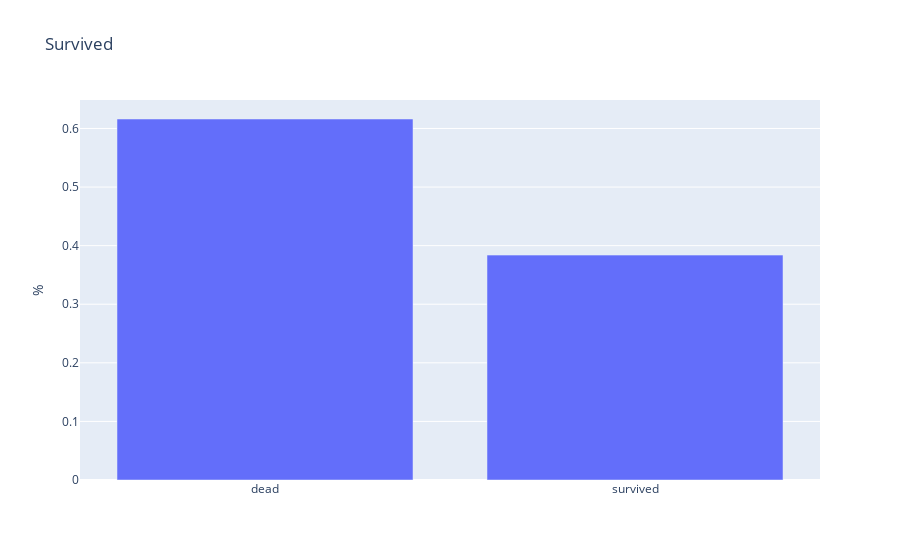

Here is the notebook cell this chart was saved with:
### Code cell
fig = go.Figure()
fig.add_trace(go.Bar(x=["dead","survived"], y=target_count.values/np.sum(target_count)))
fig.update_layout(title=f"Survived", yaxis_title='%')
fig.show()

### Figure 1 — Plotly figure (JSON) as saved in the notebook; plotly's stock layout.template omitted (floating-point values rounded to 4 significant figures)
{"data": [{"type": "bar", "x": ["dead", "survived"], "y": [0.6162, 0.3838]}], "layout": {"title": {"text": "Survived"}, "yaxis": {"title": {"text": "%"}}}}
